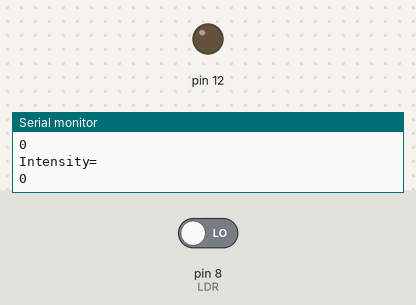
The sketch below on a simulated Arduino Uno, built with avr-gcc and run on an emulated ATmega328P. Parts: output pins drawn as LEDs (lit = HIGH), the last lines printed to the serial monitor. The inputs (shaded band) are chosen by the test bench; at power-on: pin 8 (LDR) LOW.

Above: at 1.4 s.
1.5 s: pin 8 (LDR) driven HIGH
At 2.5 s:
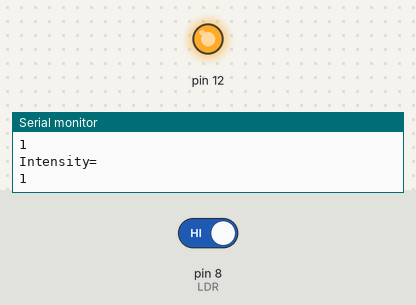
3.3 s: pin 8 (LDR) driven LOW
At 3.9 s:
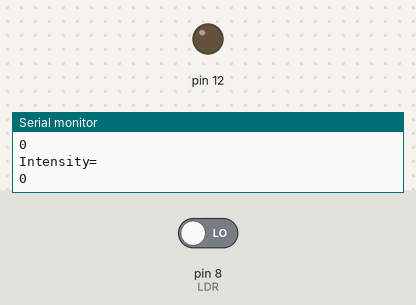
Timing chart, 0 to 6.3 s (numbered marks = the images above; inputs shaded):
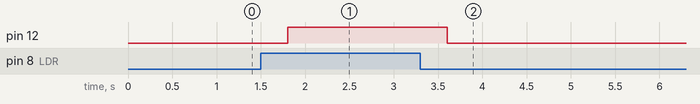

The sketch:

ldr-module.ino
```cpp
void setup() {
  pinMode(8,INPUT);
  pinMode(12,OUTPUT);

  Serial.begin(9600); //initialise serial monitor

}

void loop() {
  int temp=digitalRead(8);      //assign value of LDR sensor to a temporary variable
  Serial.println("Intensity="); //print on serial monitor using ""
  Serial.println(temp);         //display output on serial monitor
  delay(300);
  if(temp==HIGH)               //HIGH means,light got blocked
  digitalWrite(12,HIGH);        //if light is not present,LED on
  else
  digitalWrite(12,LOW);         //if light is present,LED off
}
```

Measured:
- after the input at 1.5 s, pin 12: LOW → HIGH after 0.30 s
- after the input at 3.3 s, pin 12: HIGH → LOW after 0.30 s
